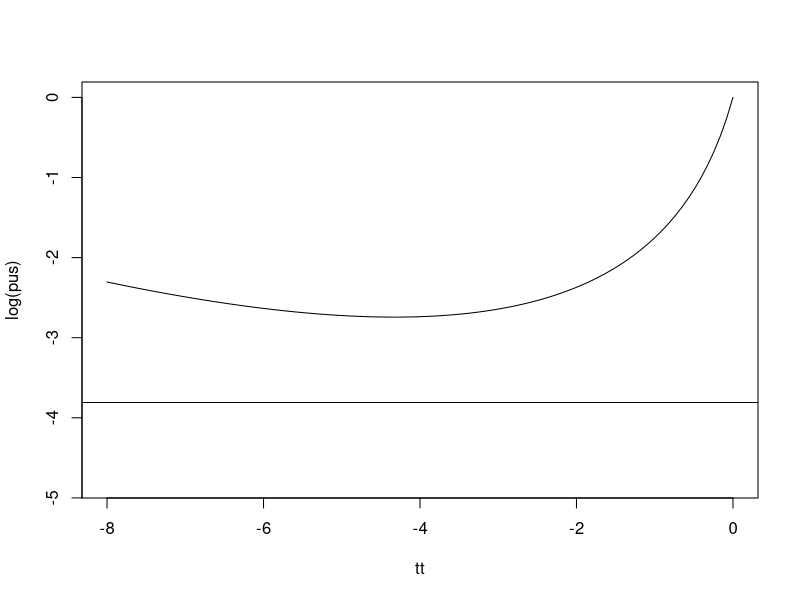

This chart was generated by the following R code:
####
##  General non-central chi squared
####

library(pracma); library(magrittr)

rgchisq0 <- function(n, Sigma, mu) {
  p <- dim(Sigma)[1]
  L <- chol(Sigma)
  x <- L %*% (randn(p, n) + mu)
  colSums(x^2)
}

rgchisq <- function(n, Sigma, mu) {
  p <- dim(Sigma)[1]
  res <- eigen(Sigma); ls <- res$values
  nu <- as.numeric(t(res$vectors) %*% mu)
  x <- sqrt(ls) * (randn(p, n) + nu)
  colSums(x^2)
}

mgf_gchisq <- function(tt, Sigma, mu, log = FALSE) {
  p <- dim(Sigma)[1]
  tt <- t(t(tt))
  res <- eigen(Sigma); ls <- res$values
  nu <- as.numeric(t(res$vectors) %*% mu)
  tM <- repmat(tt, 1, p)
  lM <- repmat(t(ls), length(tt), 1)
  nM <- repmat(t(nu), length(tt), 1)
  if (log) {
    temp <- -1/2 * log(1 - 2*tM*lM) + (nM^2*lM*tM/(1 - 2*tM*lM))
    return(rowSums(temp))
  } else {
    temp <- 1/sqrt(1 - 2*tM*lM)*exp(nM^2*lM*tM/(1 - 2*tM*lM))
    return(apply(temp, 1, prod))
  }
}

## fourier inversion
finv <- function(fs, cs, x) {
  diffs <- Im(fs)[-1] - Im(fs)[-length(fs)]
  fM <- repmat(t(fs), length(x), 1)
  cM <- repmat(t(cs), length(x), 1)
  xM <- repmat(t(t(x)), 1, length(fs))
  vals <- exp(-fM * xM) * cM
  vals2 <- (vals[, -1, drop = FALSE] 
            + vals[, -length(fs), drop = FALSE])/2
  Re(rowSums(vals2 * diffs))/(2 * pi)
}

## exponential bound on Pr[<x]
mb_gchisq <- function(tt, x, Sigma, mu) {
  ms <- exp(mgf_gchisq(tt, Sigma, mu, TRUE))
  ms/exp(tt * x)
}

## derivative of log. expo. bound wrt t
prox_dleb <- function(tt, x, Sigma, mu) {
  p <- dim(Sigma)[1]
  res <- eigen(Sigma); ls <- res$values
  nu <- as.numeric(t(res$vectors) %*% mu)
  u <- 1/tt
  # actual
  sum(ls*(1 + nu^2)/(1-2*ls*tt)) + sum(2*nu^2*ls^2*tt/(1 - 2*ls*tt)^2) - x
  # second-order
  (-p/2)*u + sum((1+2*nu+3*nu^2)/ls)/4*u^2 - x
  # first-order
  (-p/2) * u - x
}

## exponential bound on log Pr[<x] plugging in t = -p/2x
# lmb_gchisq <- function(x, Sigma, mu) {
#   log(mb_gchisq(-.5*dim(Sigma)[1]/x, x, Sigma, mu))
# }

lmb_gchisq <- function(x, Sigma, mu) {
    p <- dim(Sigma)[1]
    res <- eigen(Sigma); ls <- res$values
    nu <- as.numeric(t(res$vectors) %*% mu)
    -1/2 * sum(log(1 + ls*p/x)) + p/2 * 
      (1 - sum(nu^2*ls/(1 + ls*p/x))/x)
}



####
##  Tests
####

mu <- rnorm(5)
Sigma <- cov(randn(10, 5))
#s1 <- rgchisq0(1e6, Sigma, mu)
#s2 <- rgchisq(1e6, Sigma, mu)
#cdf0 <- function(x) mean(s1 < x)
#plot(sort(s1), sort(s2), type = 'l')
#abline(0, 1, col = "red")
#.2 %>%{c(mean(exp(.*s1)),mean(exp(.* s2)),mgf_gchisq(.,Sigma,mu))}
fs <- seq(-3, 3, by = 0.002) * 1i
cs <- mgf_gchisq(fs, Sigma, mu)
#plot(Im(fs), Re(cs), type = "l")
#plot(Im(fs), Im(cs), type = "l")
xs <- seq(0, 1, length.out = 1e3)
ps <- finv(fs, cs, xs)
#10 %>% {c(sum(ps[xs < .])/sum(ps), mean(s1 < .))}
cdf <- function(x) sum(ps[xs < x]) * (xs[2]-xs[1])
x <- .5
tt <- -seq(0,4/x,length.out=100); pus <- mb_gchisq(tt, x, Sigma, mu)
plot(tt, log(pus), type = "l", ylim = c(log(cdf(x)) - 1, 0))
abline(log(cdf(x)), 0)
c(lmb_gchisq(x,Sigma,mu), log(min(pus)), log(cdf(x)))

## test derivatives of log expo bound
x <- 0.1
tt0 <- -5
numDeriv::grad(function(tt) mgf_gchisq(tt, Sigma, mu, TRUE) - tt*x, tt0)
prox_dleb(tt0, x, Sigma, mu)
